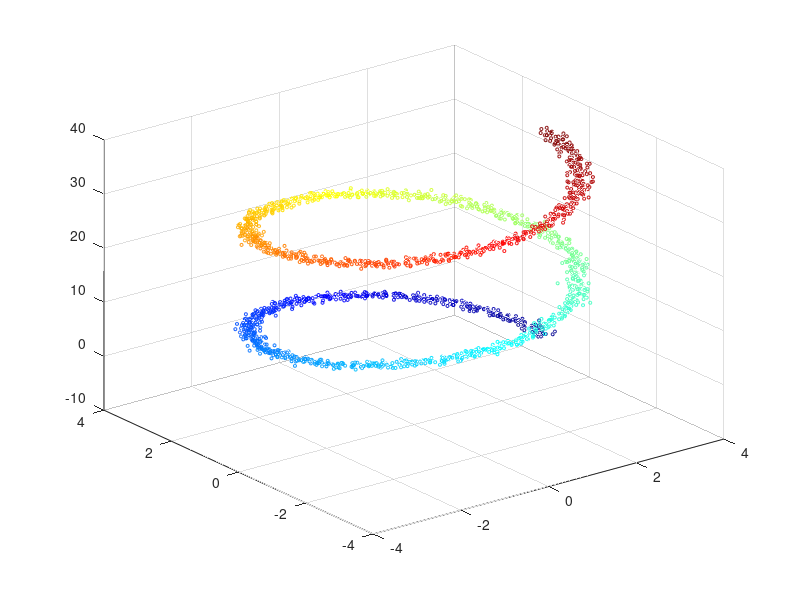

Write MATLAB code to recreate this figure. (Note: this script raises an error after producing the figure.)
f = @(t) [3.0*cos(4.0*pi*t),3.0*sin(4.0*pi*t),12.0*pi*t];

N = 2000;
t = linspace(0.0,1.0,N)';

eta = 0.1;

X = f(t);
X = X + eta*randn(size(X));

figure;
scatter3(X(:,1),X(:,2),X(:,3),5,t);
colormap(jet);


[T,B,idxNN] = ltsa(X,20,1);

figure;
spy(B);

figure;
scatter(t,T,5,t);
colormap(jet);


I = double(imread('purple_stp.jpg'));

w = 10;
max_I  = zeros(size(I,1)/w,size(I,2)/w,size(I,3));
min_I  = zeros(size(I,1)/w,size(I,2)/w,size(I,3));
mean_I = zeros(size(I,1)/w,size(I,2)/w,size(I,3));
sig_I  = zeros(size(I,1)/w,size(I,2)/w,size(I,3));
for i = 0:size(max_I,1)-1
    for j = 0:size(max_I,2)-1
        aux = I(w*i+1:w*i+w,w*j+1:w*j+w,:);
        max_I (i+1,j+1,:) = max (max (aux));
        min_I (i+1,j+1,:) = min (min (aux));
        mean_I(i+1,j+1,:) = mean(mean(aux));
        sig_I (i+1,j+1,:) = sqrt(mean(mean(power(aux-repmat(mean_I(i+1,j+1,:),[w,w,1]),2))));
    end
end

X = [];
C = [];
for i = 1:size(max_I,1)
    for j = 1:size(max_I,2)
        aux = reshape([max_I(i,j,:),min_I(i,j,:),mean_I(i,j,:),sig_I(i,j,:)],[1,12]);
        X = [X;aux];
        C = [C;reshape(mean_I(i,j,:)/255.0,[1,3])];
    end
end

k = 50;
d = 2;

[T,B,idxNN] = ltsa(X,k,d);

figure;
spy(B);

figure;
scatter(T(:,1),T(:,2),5,C);

DIR = dir('coil_100');
X = [];
C = [];
w = 16;
dirs = [];
for i = 3:length(DIR)
    dirname = strcat('coil_100/',DIR(i).name);
    AUX_DIR = dir(dirname);
    dirs = [dirs, DIR(i).name];
    for j = 3:length(AUX_DIR)
        auxfilename = strcat(dirname,'/',AUX_DIR(j).name);
        aux = double(imread(auxfilename))/255.0;
        aux2 = zeros([size(aux,1)/w,size(aux,2)/w,2*size(aux,3)]);
        for k = 0:size(aux2,1)-1
            for l = 0:size(aux2,2)-1
                aux2(k+1,l+1,1:size(aux,3))     = max(max(aux(w*k+1:w*k+w,w*l+1:w*l+w,:)));               
                aux2(k+1,l+1,size(aux,3)+1:end) = min(min(aux(w*k+1:w*k+w,w*l+1:w*l+w,:)));
            end
        end
        %d = size(aux2);
        X = [X ; reshape(aux2,[1,numel(aux2)])];
        C = [C ; i-3];
    end
end

k = 40;
d = 3;
[T,B,idxNN] = ltsa(X,k,d);

figure;
spy(B);

figure;
hold on;
grid on;
for i = 3:length(DIR)
    idx = (C == i-3);
    scatter3(T(idx,1),T(idx,2),T(idx,3),5,'DisplayName',DIR(i).name);
end
legend(gca,'show');
hold off;